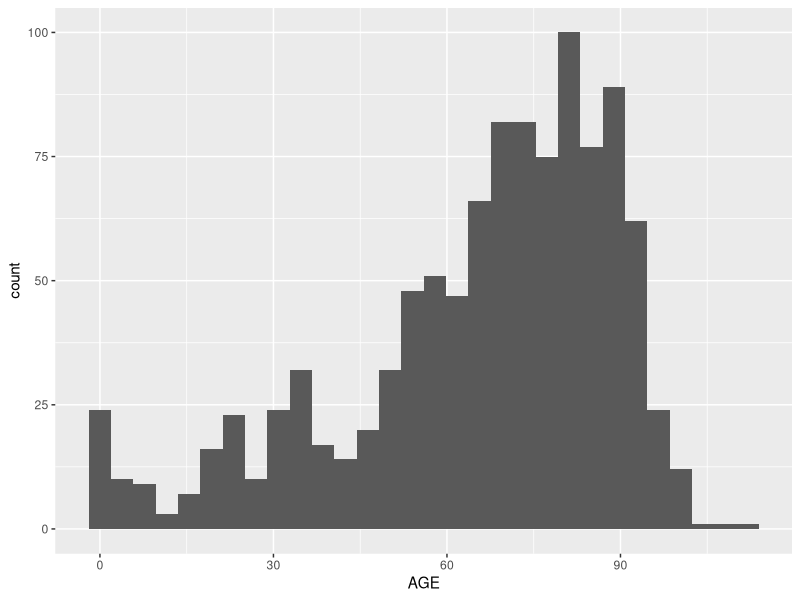
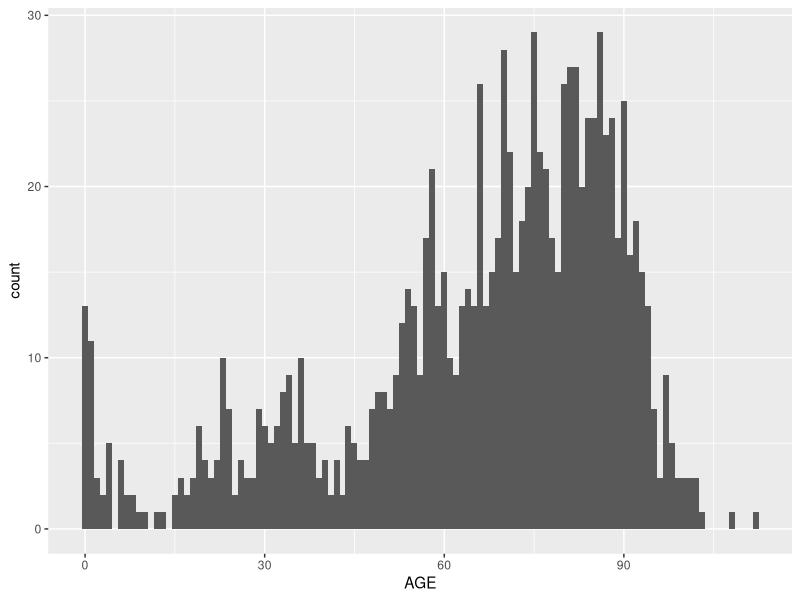
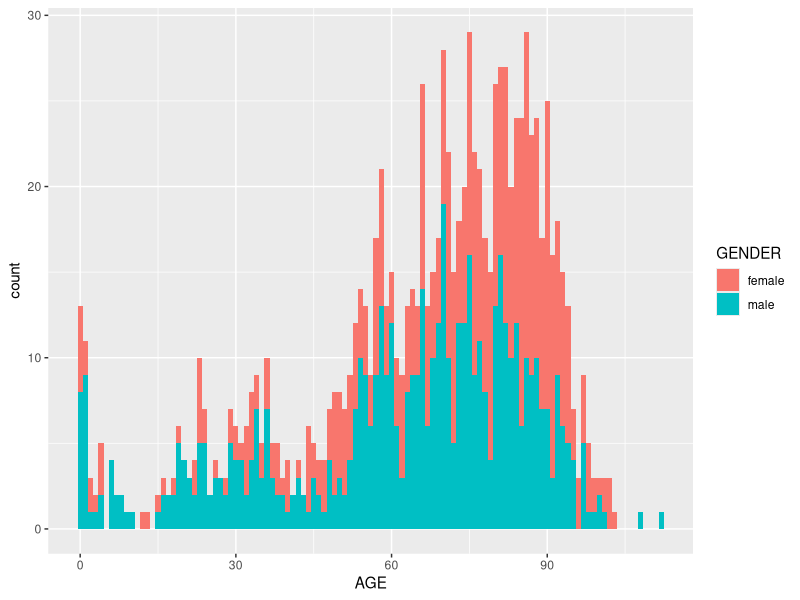
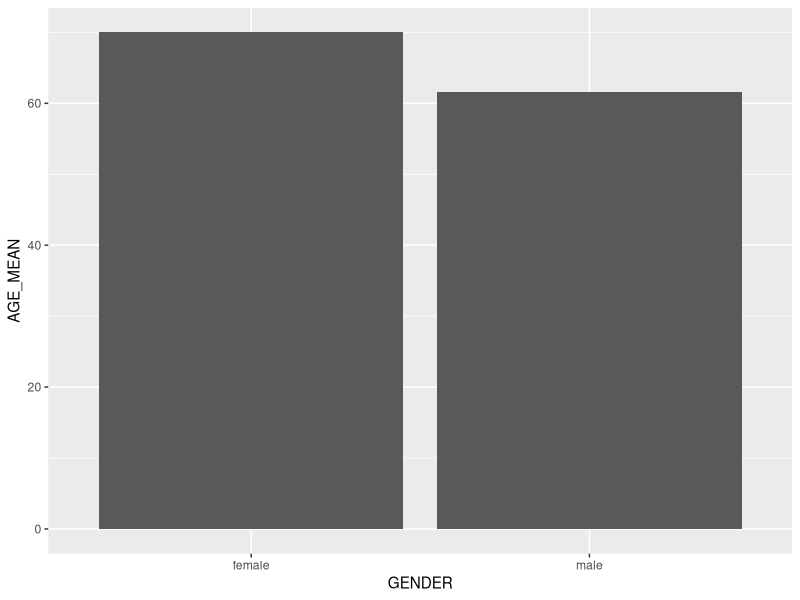
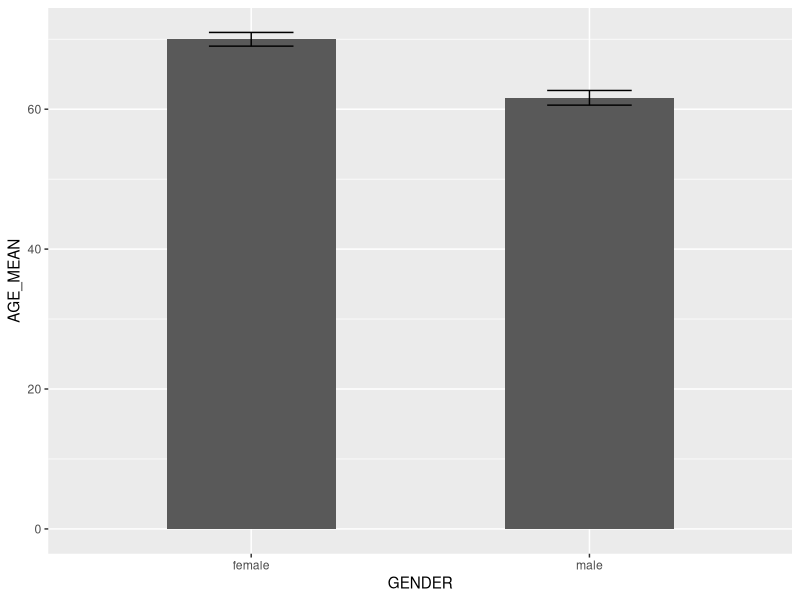
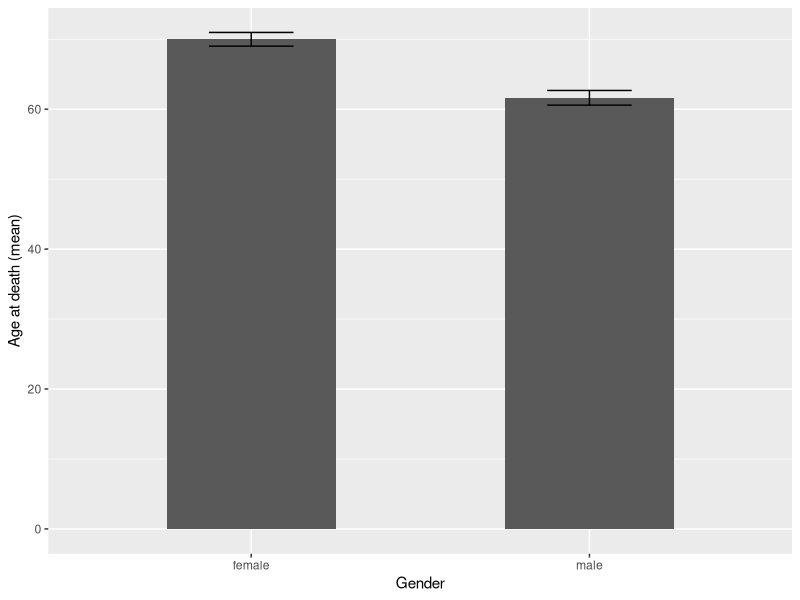

R code for these plots, in order: (Note: this script raises an error after producing the figures.)
## ---- chunk 1
require(tidyverse)
require(stringr)
## ---- chunk 2
human <- read.csv(file = "human_data.csv", header = T, sep = ",")
## ---- chunk 3
human <- human %>%
  mutate(AGE = DEATH - BIRTH)
## ---- chunk 4
plot1 <- ggplot() +
  geom_histogram(data = human,
                 aes(x = AGE))

plot1
## ---- chunk 5
plot1 <- ggplot() +
  geom_histogram(data = human,
                 aes(x = AGE),
                 binwidth = 1)

plot1
## ---- chunk 6
plot1 <- ggplot() +
  geom_histogram(data = human,
                 aes(x = AGE, fill = GENDER),
                 binwidth = 1)

plot1
## ---- chunk 7
human_avg <- human %>%
  group_by(GENDER) %>%
  summarise(AGE_MEAN = mean(AGE),
            AGE_SE = sd(AGE)/sqrt(n()))
## ---- chunk 8
plot2 <- ggplot() +
  geom_col(data = human_avg,
           aes(x = GENDER, y = AGE_MEAN))

plot2
## ---- chunk 9
plot2 <- ggplot() +
  geom_col(data = human_avg,
           aes(x = GENDER, y = AGE_MEAN),
           width = 0.5) +
  geom_errorbar(data = human_avg,
                aes(x = GENDER, ymin = AGE_MEAN - AGE_SE, ymax = AGE_MEAN + AGE_SE),
                width = 0.25)

plot2
## ---- chunk 10
plot3 <- ggplot() +
  geom_col(data = human_avg,
           aes(x = GENDER, y = AGE_MEAN),
           width = 0.5) +
  geom_errorbar(data = human_avg,
                aes(x = GENDER, ymin = AGE_MEAN - AGE_SE, ymax = AGE_MEAN + AGE_SE),
                width = 0.25) +
  xlab("Gender") +
  ylab("Age at death (mean)")

plot3
## ---- chunk 11
male <- human %>%
  filter(GENDER == "M") # filters only males out to assign to 'male'

female <- human %>%
  filter(GENDER == "F") # filters only females out to assign to 'female'
## ---- chunk 12
human_ttest <- t.test(male$AGE, female$AGE)

human_ttest
## ---- chunk 13
human_survivorship <- human %>%
  select(GENDER, AGE) %>%
  group_by(GENDER) %>%
  summarise(greater_0 = sum(AGE>=0)/n(),
            greater_10 = sum(AGE >=10)/n(),
            greater_20 = sum(AGE >=20)/n(),
            greater_30 = sum(AGE >=30)/n(),
            greater_40 = sum(AGE >= 40)/n(),
            greater_50 = sum(AGE >= 50)/n(),
            greater_60 = sum(AGE >= 60)/n(),
            greater_70 = sum(AGE >=70)/n(),
            greater_80 = sum(AGE >= 80)/n(),
            greater_90 = sum(AGE >= 90)/n(),
            greater_100 = sum(AGE >= 100)/n(),
            greater_110 = sum(AGE >= 110)/n()) %>%
  group_by(GENDER) %>%
  gather("AGE_RANGE", "COUNT", 2:ncol(.)) %>%
  mutate(AGE_RANGE = as.numeric(str_extract(AGE_RANGE, "[[:digit:]]+")))
## ---- chunk 14
plot4 <- ggplot() +
  geom_line(data = human_survivorship,
            aes(x = AGE_RANGE, y = COUNT, group = GENDER, colour = GENDER)) +
  theme_classic() +
  xlab("Age") +
  ylab("Proportion surviving")

plot4
